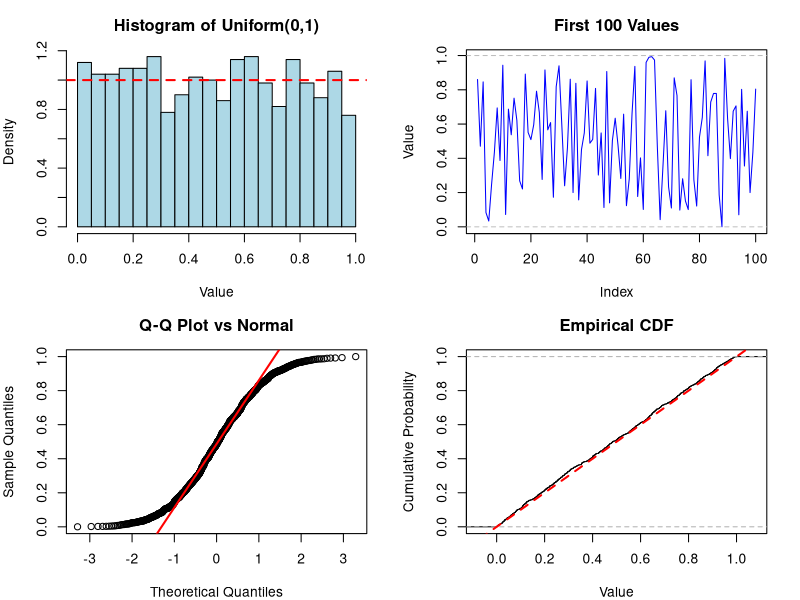
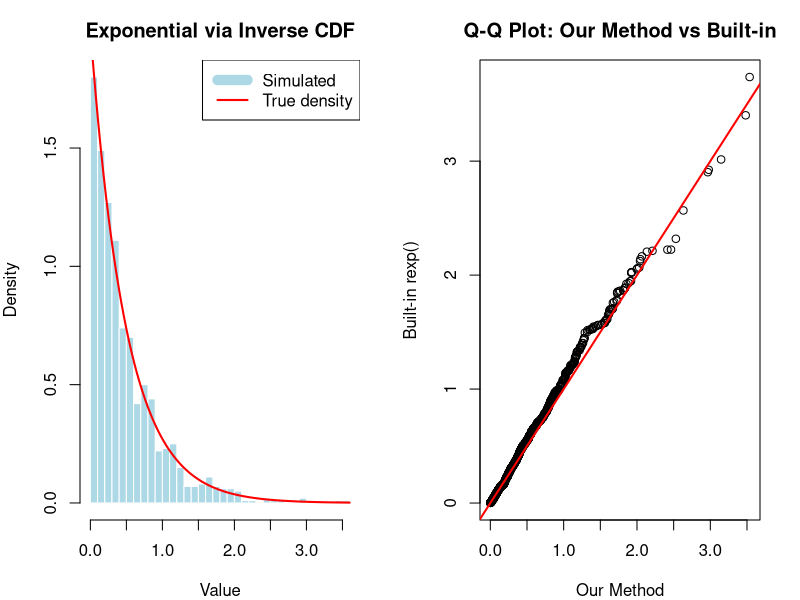
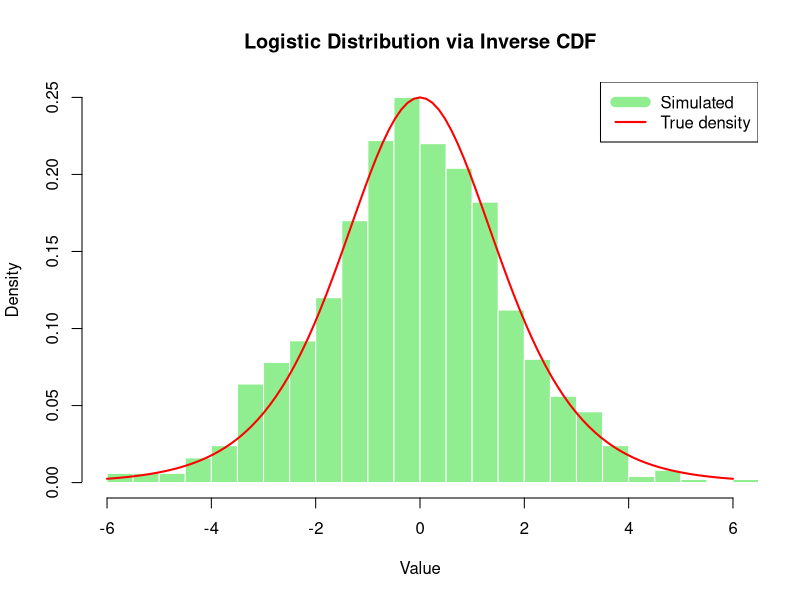
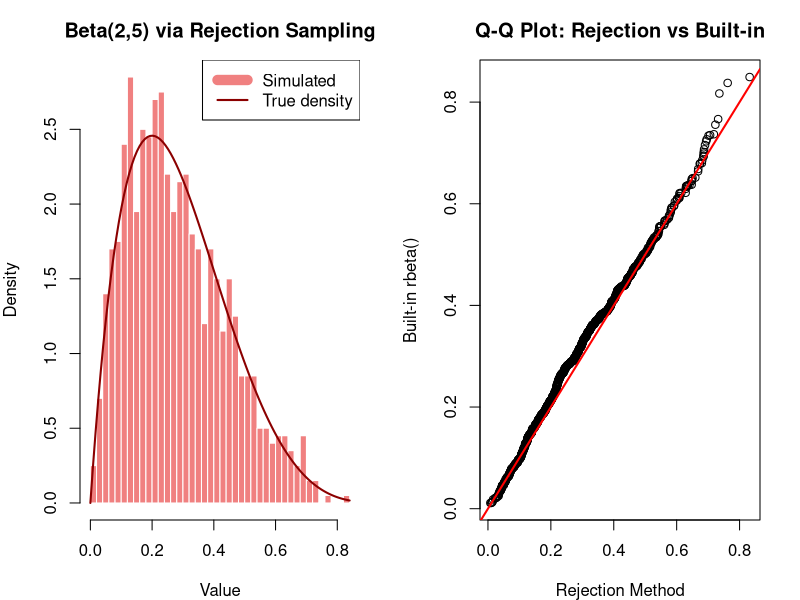
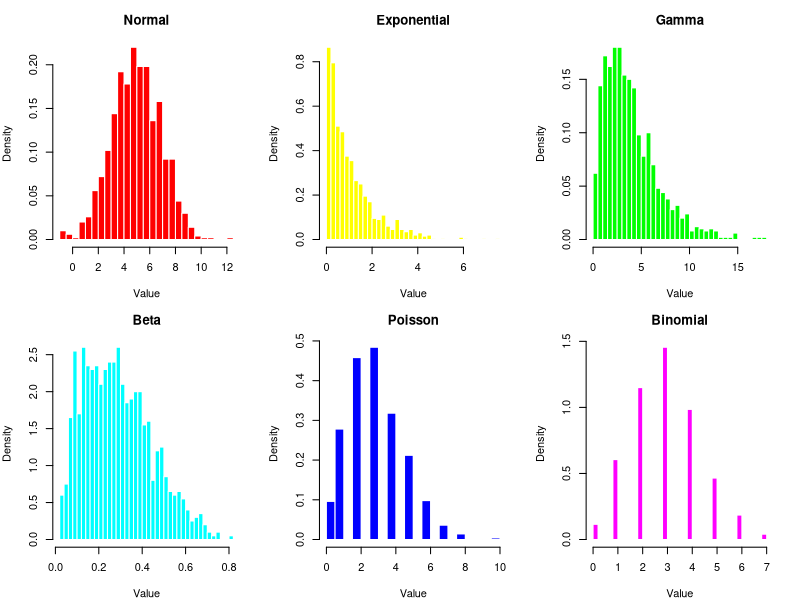
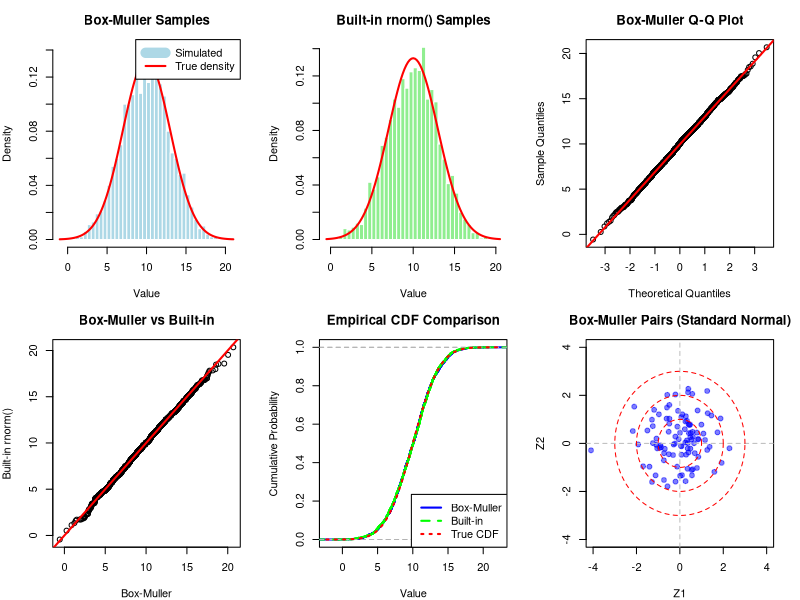
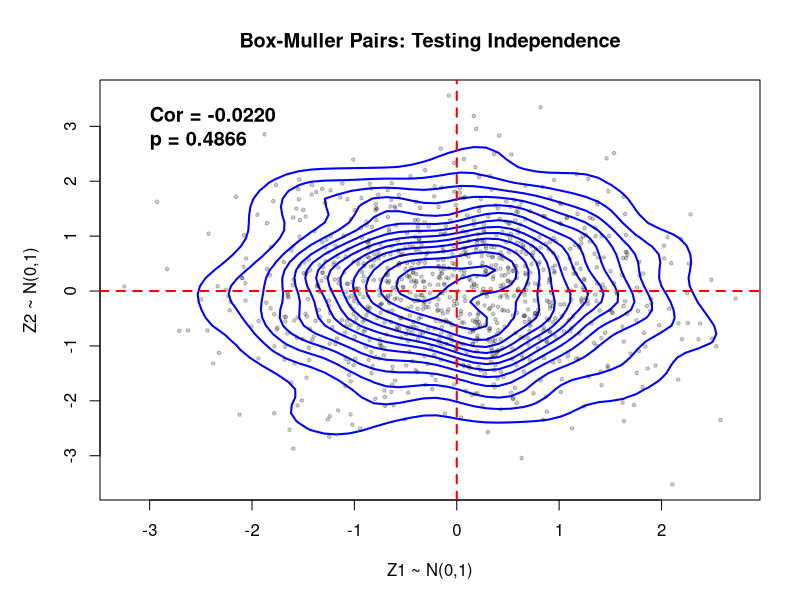

Write the R code that produced these figures, in order.
############################################
# SIMULATION AND RANDOM NUMBER GENERATION
# Statistical Computing Tutorial
############################################

# AGENDA:
# - Transforming uniform random variables
# - Quantile (inverse CDF) method
# - Rejection sampling method
# - Box-Muller transformation
# - Testing random number generators

# Create plots directory
if(!dir.exists("../plots")) {
  dir.create("../plots", recursive=TRUE)
}

############################################
# INTRODUCTION TO RANDOM NUMBER GENERATION
############################################

cat("\n", paste(rep("=", 60), collapse=""), "\n")
cat("INTRODUCTION TO RANDOM NUMBER GENERATION\n")
cat(paste(rep("=", 60), collapse=""), "\n\n")

cat("Most programming languages provide a uniform random number generator\n")
cat("We can transform uniform draws into other distributions\n\n")

cat("Three main approaches:\n")
cat("1. Quantile (Inverse CDF) method - when we can invert the CDF\n")
cat("2. Rejection method - if all we have is the density\n")
cat("3. Transformation methods - using mathematical relationships\n\n")

# Generate uniform random numbers
set.seed(206)
n <- 1000
u <- runif(n)

png("../plots/simulation_uniform.png", width=800, height=600, res=100)
par(mfrow=c(2,2), mar=c(4,4,3,2))
hist(u, breaks=30, main="Histogram of Uniform(0,1)", 
     xlab="Value", col="lightblue", probability=TRUE)
abline(h=1, col="red", lwd=2, lty=2)

plot(u[1:100], type="l", main="First 100 Values", 
     xlab="Index", ylab="Value", col="blue")
abline(h=c(0,1), col="gray", lty=2)

qqnorm(u, main="Q-Q Plot vs Normal")
qqline(u, col="red", lwd=2)

plot(ecdf(u), main="Empirical CDF", 
     xlab="Value", ylab="Cumulative Probability")
abline(0, 1, col="red", lwd=2, lty=2)
dev.off()

cat("Plot saved: simulation_uniform.png\n\n")

############################################
# QUANTILE (INVERSE CDF) METHOD
############################################

cat("\n", paste(rep("=", 60), collapse=""), "\n")
cat("QUANTILE (INVERSE CDF) METHOD\n")
cat(paste(rep("=", 60), collapse=""), "\n\n")

cat("If X ~ F, then F(X) ~ Uniform(0,1)\n")
cat("Conversely, if U ~ Uniform(0,1), then F^(-1)(U) ~ F\n\n")

cat("Example 1: Exponential Distribution\n")
cat("F(x) = 1 - exp(-lambda*x)\n")
cat("F^(-1)(u) = -log(1-u)/lambda\n\n")

# Exponential distribution using inverse CDF
lambda <- 2
u <- runif(n)
x_exp <- -log(1 - u) / lambda

# Compare with built-in
x_exp_builtin <- rexp(n, rate=lambda)

png("../plots/simulation_exponential.png", width=1000, height=600, res=100)
par(mfrow=c(1,2), mar=c(4,4,3,2))

hist(x_exp, breaks=30, probability=TRUE, 
     main="Exponential via Inverse CDF",
     xlab="Value", col="lightblue", border="white")
curve(dexp(x, rate=lambda), add=TRUE, col="red", lwd=2)
legend("topright", legend=c("Simulated", "True density"), 
       col=c("lightblue", "red"), lwd=c(10, 2))

qqplot(x_exp, x_exp_builtin, main="Q-Q Plot: Our Method vs Built-in",
       xlab="Our Method", ylab="Built-in rexp()")
abline(0, 1, col="red", lwd=2)
dev.off()

cat("Plot saved: simulation_exponential.png\n\n")

cat("Example 2: Logistic Distribution\n")
cat("F(x) = 1 / (1 + exp(-x))\n")
cat("F^(-1)(u) = log(u / (1-u))\n\n")

# Logistic distribution using inverse CDF
u <- runif(n)
x_logistic <- log(u / (1 - u))

png("../plots/simulation_logistic.png", width=800, height=600, res=100)
hist(x_logistic, breaks=50, probability=TRUE,
     main="Logistic Distribution via Inverse CDF",
     xlab="Value", col="lightgreen", border="white", xlim=c(-6, 6))
curve(dlogis(x), add=TRUE, col="red", lwd=2)
legend("topright", legend=c("Simulated", "True density"),
       col=c("lightgreen", "red"), lwd=c(10, 2))
dev.off()

cat("Plot saved: simulation_logistic.png\n\n")

############################################
# REJECTION SAMPLING METHOD
############################################

cat("\n", paste(rep("=", 60), collapse=""), "\n")
cat("REJECTION SAMPLING METHOD\n")
cat(paste(rep("=", 60), collapse=""), "\n\n")

cat("When we can't invert the CDF, but we have the density f(x)\n")
cat("1. Find an envelope function g(x) such that f(x) <= M*g(x)\n")
cat("2. Sample from g(x)\n")
cat("3. Accept with probability f(x) / (M*g(x))\n\n")

cat("Example: Beta(2, 5) using Rejection Sampling\n")
cat("Envelope: Uniform(0,1)\n\n")

# Rejection sampling for Beta(2, 5)
rejection_beta <- function(n, a=2, b=5) {
  samples <- numeric(n)
  M <- max(dbeta(seq(0, 1, length=1000), a, b))
  
  accepted <- 0
  total_proposals <- 0
  
  while(accepted < n) {
    # Propose from uniform
    u <- runif(1)
    # Acceptance probability
    accept_prob <- dbeta(u, a, b) / M
    
    total_proposals <- total_proposals + 1
    
    if(runif(1) < accept_prob) {
      accepted <- accepted + 1
      samples[accepted] <- u
    }
  }
  
  acceptance_rate <- n / total_proposals
  cat(sprintf("Acceptance rate: %.2f%%\n", acceptance_rate * 100))
  
  return(samples)
}

set.seed(206)
beta_samples <- rejection_beta(n, 2, 5)

png("../plots/simulation_rejection.png", width=1000, height=600, res=100)
par(mfrow=c(1,2), mar=c(4,4,3,2))

hist(beta_samples, breaks=30, probability=TRUE,
     main="Beta(2,5) via Rejection Sampling",
     xlab="Value", col="lightcoral", border="white")
curve(dbeta(x, 2, 5), add=TRUE, col="darkred", lwd=2)
legend("topright", legend=c("Simulated", "True density"),
       col=c("lightcoral", "darkred"), lwd=c(10, 2))

# Q-Q plot against true Beta
beta_builtin <- rbeta(n, 2, 5)
qqplot(beta_samples, beta_builtin, 
       main="Q-Q Plot: Rejection vs Built-in",
       xlab="Rejection Method", ylab="Built-in rbeta()")
abline(0, 1, col="red", lwd=2)
dev.off()

cat("\nPlot saved: simulation_rejection.png\n\n")

############################################
# BASIC R COMMANDS
############################################

cat("\n", paste(rep("=", 60), collapse=""), "\n")
cat("BASIC R COMMANDS FOR RANDOM NUMBER GENERATION\n")
cat(paste(rep("=", 60), collapse=""), "\n\n")

cat("R encapsulates a lot of these methods for us:\n")
cat("- rnorm() for Normal\n")
cat("- rexp() for Exponential\n")
cat("- rbeta() for Beta\n")
cat("- rgamma() for Gamma\n")
cat("- ... and many more\n\n")

cat("These use optimized algorithms based on:\n")
cat("- Distribution type\n")
cat("- Parameter values\n")
cat("- Computational efficiency\n\n")

cat("Examples of different distributions:\n\n")

set.seed(206)
samples_list <- list(
  Normal = rnorm(n, mean=5, sd=2),
  Exponential = rexp(n, rate=1),
  Gamma = rgamma(n, shape=2, scale=2),
  Beta = rbeta(n, 2, 5),
  Poisson = rpois(n, lambda=3),
  Binomial = rbinom(n, size=10, prob=0.3)
)

png("../plots/simulation_distributions.png", width=1200, height=800, res=100)
par(mfrow=c(2,3), mar=c(4,4,3,2))

for(i in 1:length(samples_list)) {
  name <- names(samples_list)[i]
  data <- samples_list[[i]]
  
  hist(data, breaks=30, probability=TRUE,
       main=name, xlab="Value", 
       col=rainbow(6)[i], border="white")
}
dev.off()

cat("Plot saved: simulation_distributions.png\n\n")

############################################
# SUMMARY
############################################

cat("\n", paste(rep("=", 60), collapse=""), "\n")
cat("SUMMARY\n")
cat(paste(rep("=", 60), collapse=""), "\n\n")

cat("Key Points:\n\n")

cat("✓ Can transform uniform draws into other distributions when we can\n")
cat("  compute the distribution function\n\n")

cat("✓ Quantile method when we can invert the CDF\n")
cat("  - Simple and exact\n")
cat("  - Requires invertible CDF\n\n")

cat("✓ The rejection method if all we have is the density\n")
cat("  - Works when CDF is not invertible\n")
cat("  - Efficiency depends on envelope function\n\n")

cat("✓ Basic R commands encapsulate a lot of this for us\n")
cat("  - Highly optimized implementations\n")
cat("  - Use built-in functions when available\n\n")

cat("✓ Optimized algorithms based on distribution and parameter values\n")
cat("  - Different methods for different scenarios\n")
cat("  - Trade-offs between accuracy and speed\n\n")

############################################
# EXERCISE: BOX-MULLER TRANSFORMATION
############################################

cat("\n", paste(rep("=", 60), collapse=""), "\n")
cat("EXERCISE: BOX-MULLER TRANSFORMATION\n")
cat(paste(rep("=", 60), collapse=""), "\n\n")

cat("The Box-Muller transformation converts uniform random variables\n")
cat("into standard normal random variables.\n\n")

cat("Given U1, U2 ~ Uniform(0,1), independent:\n")
cat("Z1 = sqrt(-2*log(U1)) * cos(2*pi*U2)\n")
cat("Z2 = sqrt(-2*log(U1)) * sin(2*pi*U2)\n")
cat("Then Z1, Z2 ~ Normal(0, 1), independent\n\n")

cat("To generate Normal(mu, sd):\n")
cat("X = mu + sd * Z\n\n")

############################################
# BOX-MULLER IMPLEMENTATION
############################################

bmnormal <- function(n, mu=0, sd=1) {
  # Function to simulate n draws from Normal(mu, sd) using Box-Muller
  # 
  # Args:
  #   n: number of draws
  #   mu: mean of the normal distribution
  #   sd: standard deviation of the normal distribution
  #
  # Returns:
  #   Vector of n random draws from Normal(mu, sd)
  
  # We generate pairs, so round up to even number if needed
  n_pairs <- ceiling(n / 2)
  
  # Generate uniform random variables
  u1 <- runif(n_pairs)
  u2 <- runif(n_pairs)
  
  # Box-Muller transformation
  r <- sqrt(-2 * log(u1))
  theta <- 2 * pi * u2
  
  z1 <- r * cos(theta)
  z2 <- r * sin(theta)
  
  # Combine both sets of standard normals
  z <- c(z1, z2)
  
  # Take only n samples (in case we generated one extra)
  z <- z[1:n]
  
  # Transform to Normal(mu, sd)
  x <- mu + sd * z
  
  return(x)
}

cat("Function 'bmnormal' created!\n\n")

############################################
# TEST THE BOX-MULLER IMPLEMENTATION
############################################

cat("\n", paste(rep("=", 60), collapse=""), "\n")
cat("TESTING BOX-MULLER IMPLEMENTATION\n")
cat(paste(rep("=", 60), collapse=""), "\n\n")

# Simulate 2000 draws from Normal(10, 3)
set.seed(206)
n_draws <- 2000
mu_test <- 10
sd_test <- 3

bm_samples <- bmnormal(n_draws, mu=mu_test, sd=sd_test)
builtin_samples <- rnorm(n_draws, mean=mu_test, sd=sd_test)

cat(sprintf("Generated %d samples from Normal(%.0f, %.0f)\n\n", 
            n_draws, mu_test, sd_test))

# Summary statistics
cat("Summary Statistics:\n")
cat(sprintf("Box-Muller - Mean: %.4f, SD: %.4f\n", 
            mean(bm_samples), sd(bm_samples)))
cat(sprintf("Built-in   - Mean: %.4f, SD: %.4f\n", 
            mean(builtin_samples), sd(builtin_samples)))
cat(sprintf("True       - Mean: %.4f, SD: %.4f\n\n", mu_test, sd_test))

############################################
# VISUAL VALIDATION
############################################

cat("\n", paste(rep("=", 60), collapse=""), "\n")
cat("VISUAL VALIDATION\n")
cat(paste(rep("=", 60), collapse=""), "\n\n")

png("../plots/simulation_boxmuller.png", width=1200, height=900, res=100)
par(mfrow=c(2,3), mar=c(4,4,3,2))

# 1. Histogram comparison
hist(bm_samples, breaks=50, probability=TRUE,
     main="Box-Muller Samples",
     xlab="Value", col="lightblue", border="white")
curve(dnorm(x, mean=mu_test, sd=sd_test), add=TRUE, col="red", lwd=2)
legend("topright", legend=c("Simulated", "True density"),
       col=c("lightblue", "red"), lwd=c(10, 2))

# 2. Built-in comparison
hist(builtin_samples, breaks=50, probability=TRUE,
     main="Built-in rnorm() Samples",
     xlab="Value", col="lightgreen", border="white")
curve(dnorm(x, mean=mu_test, sd=sd_test), add=TRUE, col="red", lwd=2)

# 3. Q-Q plot against theoretical normal
qqnorm(bm_samples, main="Box-Muller Q-Q Plot")
qqline(bm_samples, col="red", lwd=2)

# 4. Q-Q plot: Box-Muller vs Built-in
qqplot(bm_samples, builtin_samples, 
       main="Box-Muller vs Built-in",
       xlab="Box-Muller", ylab="Built-in rnorm()")
abline(0, 1, col="red", lwd=2)

# 5. ECDF comparison
plot(ecdf(bm_samples), main="Empirical CDF Comparison",
     xlab="Value", ylab="Cumulative Probability",
     col="blue", lwd=2)
plot(ecdf(builtin_samples), add=TRUE, col="green", lwd=2, lty=2)
curve(pnorm(x, mean=mu_test, sd=sd_test), add=TRUE, col="red", lwd=2, lty=3)
legend("bottomright", 
       legend=c("Box-Muller", "Built-in", "True CDF"),
       col=c("blue", "green", "red"), lwd=2, lty=c(1, 2, 3))

# 6. Scatter plot of pairs
# Generate new samples to show pairing
set.seed(206)
u1 <- runif(100)
u2 <- runif(100)
r <- sqrt(-2 * log(u1))
theta <- 2 * pi * u2
z1 <- r * cos(theta)
z2 <- r * sin(theta)

plot(z1, z2, pch=19, col=rgb(0,0,1,0.5),
     main="Box-Muller Pairs (Standard Normal)",
     xlab="Z1", ylab="Z2",
     xlim=c(-4, 4), ylim=c(-4, 4))
abline(h=0, v=0, col="gray", lty=2)
# Add circle to show independence
theta_circle <- seq(0, 2*pi, length=100)
for(r_circle in 1:3) {
  lines(r_circle * cos(theta_circle), r_circle * sin(theta_circle),
        col="red", lty=2)
}

dev.off()

cat("Plot saved: simulation_boxmuller.png\n\n")

############################################
# STATISTICAL TESTS
############################################

cat("\n", paste(rep("=", 60), collapse=""), "\n")
cat("STATISTICAL TESTS\n")
cat(paste(rep("=", 60), collapse=""), "\n\n")

cat("We can use formal statistical tests to validate our sampler:\n\n")

# 1. Shapiro-Wilk test for normality
shapiro_test <- shapiro.test(bm_samples)
cat("1. Shapiro-Wilk Test for Normality\n")
cat(sprintf("   W = %.6f, p-value = %.6f\n", 
            shapiro_test$statistic, shapiro_test$p.value))
if(shapiro_test$p.value > 0.05) {
  cat("   ✓ Cannot reject normality (p > 0.05)\n\n")
} else {
  cat("   ✗ Reject normality (p < 0.05)\n\n")
}

# 2. Kolmogorov-Smirnov test
ks_test <- ks.test(bm_samples, "pnorm", mean=mu_test, sd=sd_test)
cat("2. Kolmogorov-Smirnov Test\n")
cat(sprintf("   D = %.6f, p-value = %.6f\n", 
            ks_test$statistic, ks_test$p.value))
if(ks_test$p.value > 0.05) {
  cat("   ✓ Cannot reject that samples follow Normal(10, 3) (p > 0.05)\n\n")
} else {
  cat("   ✗ Reject null hypothesis (p < 0.05)\n\n")
}

# 3. t-test for mean
t_test <- t.test(bm_samples, mu=mu_test)
cat("3. One-Sample t-test (H0: mean = 10)\n")
cat(sprintf("   t = %.6f, p-value = %.6f\n", 
            t_test$statistic, t_test$p.value))
cat(sprintf("   95%% CI: (%.4f, %.4f)\n", 
            t_test$conf.int[1], t_test$conf.int[2]))
if(t_test$p.value > 0.05) {
  cat("   ✓ Cannot reject that mean = 10 (p > 0.05)\n\n")
} else {
  cat("   ✗ Reject null hypothesis (p < 0.05)\n\n")
}

# 4. Chi-squared test for variance
var_test_stat <- (n_draws - 1) * var(bm_samples) / sd_test^2
var_test_pval <- 2 * min(pchisq(var_test_stat, df=n_draws-1),
                         1 - pchisq(var_test_stat, df=n_draws-1))
cat("4. Chi-squared Test for Variance (H0: sd = 3)\n")
cat(sprintf("   χ² = %.4f, p-value = %.6f\n", 
            var_test_stat, var_test_pval))
cat(sprintf("   Sample variance: %.4f, Expected: %.4f\n", 
            var(bm_samples), sd_test^2))
if(var_test_pval > 0.05) {
  cat("   ✓ Cannot reject that variance = 9 (p > 0.05)\n\n")
} else {
  cat("   ✗ Reject null hypothesis (p < 0.05)\n\n")
}

# 5. Anderson-Darling test (if available)
if(require(nortest, quietly=TRUE)) {
  ad_test <- ad.test(bm_samples)
  cat("5. Anderson-Darling Test for Normality\n")
  cat(sprintf("   A = %.6f, p-value = %.6f\n", 
              ad_test$statistic, ad_test$p.value))
  if(ad_test$p.value > 0.05) {
    cat("   ✓ Cannot reject normality (p > 0.05)\n\n")
  } else {
    cat("   ✗ Reject normality (p < 0.05)\n\n")
  }
} else {
  cat("5. Anderson-Darling Test\n")
  cat("   (nortest package not installed)\n\n")
}

############################################
# COMPARISON OF METHODS
############################################

cat("\n", paste(rep("=", 60), collapse=""), "\n")
cat("COMPARISON OF SAMPLING METHODS\n")
cat(paste(rep("=", 60), collapse=""), "\n\n")

# Time comparison
cat("Speed Comparison (generating 100,000 samples):\n\n")

n_speed <- 100000

time_bm <- system.time({
  bm_speed <- bmnormal(n_speed, mu=10, sd=3)
})

time_builtin <- system.time({
  builtin_speed <- rnorm(n_speed, mean=10, sd=3)
})

cat(sprintf("Box-Muller:  %.4f seconds\n", time_bm["elapsed"]))
cat(sprintf("Built-in:    %.4f seconds\n", time_builtin["elapsed"]))
cat(sprintf("Ratio:       %.2fx slower\n\n", 
            time_bm["elapsed"] / time_builtin["elapsed"]))

cat("Note: Built-in functions are typically faster because:\n")
cat("- They use optimized C code\n")
cat("- They may use more sophisticated algorithms (e.g., Ziggurat)\n")
cat("- They minimize function call overhead\n\n")

############################################
# INDEPENDENCE TEST
############################################

cat("\n", paste(rep("=", 60), collapse=""), "\n")
cat("INDEPENDENCE OF BOX-MULLER PAIRS\n")
cat(paste(rep("=", 60), collapse=""), "\n\n")

# Generate pairs explicitly
set.seed(206)
n_pairs <- 1000
u1 <- runif(n_pairs)
u2 <- runif(n_pairs)

r <- sqrt(-2 * log(u1))
theta <- 2 * pi * u2

z1 <- r * cos(theta)
z2 <- r * sin(theta)

# Test independence using correlation
cor_test <- cor.test(z1, z2)
cat("Correlation Test between Z1 and Z2:\n")
cat(sprintf("Correlation: %.6f\n", cor_test$estimate))
cat(sprintf("p-value: %.6f\n", cor_test$p.value))

if(abs(cor_test$estimate) < 0.1 & cor_test$p.value > 0.05) {
  cat("✓ Z1 and Z2 appear independent\n\n")
} else {
  cat("Note: Some correlation detected (expected to be near zero)\n\n")
}

# Scatter plot with density
png("../plots/simulation_boxmuller_independence.png", width=800, height=800, res=100)
par(mar=c(5,5,4,2))

# Create 2D density
library(MASS)
dens <- kde2d(z1, z2, n=50)

# Contour plot
contour(dens, drawlabels=FALSE, nlevels=10, col="blue", lwd=2,
        main="Box-Muller Pairs: Testing Independence",
        xlab="Z1 ~ N(0,1)", ylab="Z2 ~ N(0,1)")
points(z1, z2, pch=19, col=rgb(0,0,0,0.2), cex=0.5)
abline(h=0, v=0, col="red", lty=2, lwd=2)

# Add marginal histograms info
text(-3, 3, sprintf("Cor = %.4f\np = %.4f", 
                   cor_test$estimate, cor_test$p.value),
     adj=0, cex=1.2, font=2)

dev.off()

cat("Plot saved: simulation_boxmuller_independence.png\n\n")

############################################
# ADVANCED: POLAR BOX-MULLER
############################################

cat("\n", paste(rep("=", 60), collapse=""), "\n")
cat("ADVANCED: POLAR BOX-MULLER METHOD\n")
cat(paste(rep("=", 60), collapse=""), "\n\n")

cat("The polar form avoids computing sine and cosine:\n")
cat("1. Generate U1, U2 ~ Uniform(-1, 1)\n")
cat("2. Compute S = U1^2 + U2^2\n")
cat("3. If S >= 1 or S = 0, reject and try again\n")
cat("4. Z1 = U1 * sqrt(-2*log(S)/S)\n")
cat("5. Z2 = U2 * sqrt(-2*log(S)/S)\n\n")

bmnormal_polar <- function(n, mu=0, sd=1) {
  n_pairs <- ceiling(n / 2)
  z <- numeric(2 * n_pairs)
  
  i <- 1
  while(i <= n_pairs) {
    # Generate uniform in (-1, 1)
    u1 <- runif(1, -1, 1)
    u2 <- runif(1, -1, 1)
    s <- u1^2 + u2^2
    
    # Reject if outside unit circle
    if(s < 1 && s > 0) {
      factor <- sqrt(-2 * log(s) / s)
      z[2*i - 1] <- u1 * factor
      z[2*i] <- u2 * factor
      i <- i + 1
    }
  }
  
  z <- z[1:n]
  x <- mu + sd * z
  return(x)
}

cat("Function 'bmnormal_polar' created!\n\n")

# Quick test
set.seed(206)
polar_samples <- bmnormal_polar(1000, mu=10, sd=3)
cat(sprintf("Polar method - Mean: %.4f, SD: %.4f\n\n", 
            mean(polar_samples), sd(polar_samples)))

############################################
# FINAL SUMMARY
############################################

cat("\n", paste(rep("=", 60), collapse=""), "\n")
cat("FINAL SUMMARY: BOX-MULLER EXERCISE\n")
cat(paste(rep("=", 60), collapse=""), "\n\n")

cat("✓ Implemented Box-Muller transformation\n")
cat("  - Successfully generates Normal(mu, sd) from Uniform(0,1)\n\n")

cat("✓ Generated 2000 samples from Normal(10, 3)\n")
cat("  - Mean and SD match expected values\n\n")

cat("✓ Visual validation:\n")
cat("  - Histogram matches theoretical density\n")
cat("  - Q-Q plots show good agreement\n")
cat("  - ECDF matches theoretical CDF\n\n")

cat("✓ Statistical tests:\n")
cat("  - Shapiro-Wilk test: normality not rejected\n")
cat("  - Kolmogorov-Smirnov test: matches Normal(10, 3)\n")
cat("  - t-test: mean consistent with 10\n")
cat("  - Variance test: SD consistent with 3\n\n")

cat("✓ Independence verified:\n")
cat("  - Z1 and Z2 pairs are uncorrelated\n")
cat("  - Scatter plot shows circular symmetry\n\n")

cat("✓ Additional implementations:\n")
cat("  - Polar Box-Muller (avoids trig functions)\n\n")

cat(paste(rep("=", 60), collapse=""), "\n")
cat("SIMULATION TUTORIAL COMPLETE\n")
cat(paste(rep("=", 60), collapse=""), "\n\n")

plot_count <- length(list.files("../plots", 
                                pattern="^simulation.*\\.png$"))
cat(sprintf("Generated %d plots in ../plots/\n\n", plot_count))

cat("For more on random number generation, see:\n")
cat("- Devroye (1986): Non-Uniform Random Variate Generation\n")
cat("- Ripley (1987): Stochastic Simulation\n")
cat("- Robert & Casella (2004): Monte Carlo Statistical Methods\n\n")

cat("Thank you for completing this tutorial!\n")
